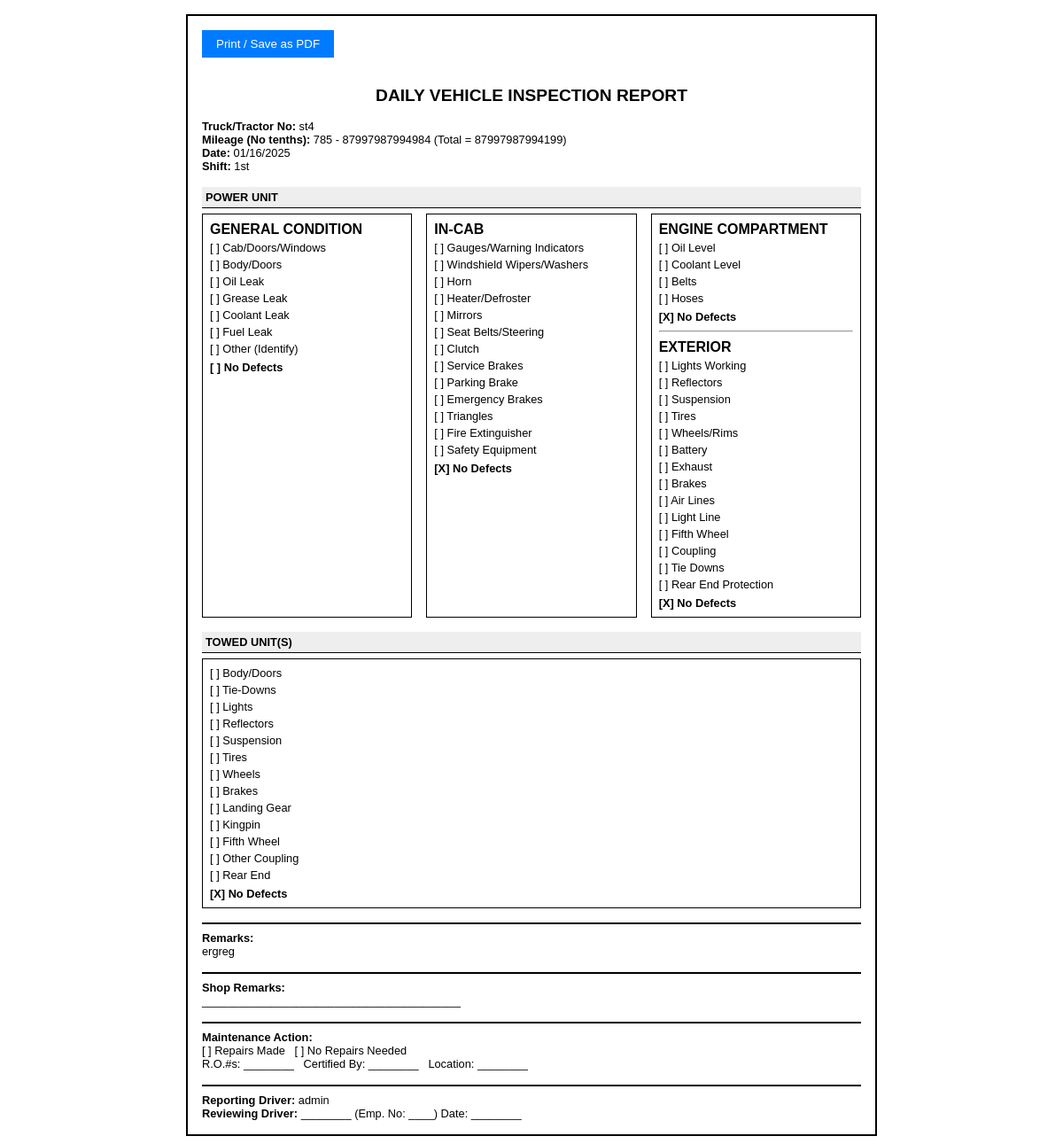
Screenshot of /pretrip_printable/4 (signed in) with the database file from the repository.
### lacksdrivers.py (models this page shows, shortened)
class PreTrip(db.Model):
    __tablename__ = "pretrip"
    id = db.Column(db.Integer, primary_key=True)
    user_id = db.Column(db.Integer, db.ForeignKey("user.id"), nullable=False)
    truck_number = db.Column(db.String(50))
    trailer_number = db.Column(db.String(50))
    pretrip_date = db.Column(db.Date, default=date.today)
    shift = db.Column(db.String(10))
    start_mileage = db.Column(db.Integer)
    truck_type = db.Column(db.String(20))
    oil_system_status = db.Column(db.String(20))
    tires_ok = db.Column(db.Boolean, default=False)
    tires_status = db.Column(db.String(50))
    cab_doors_windows = db.Column(db.Boolean, default=False)
    body_doors = db.Column(db.Boolean, default=False)
    oil_leak = db.Column(db.Boolean, default=False)
    grease_leak = db.Column(db.Boolean, default=False)
    coolant_leak = db.Column(db.Boolean, default=False)
    fuel_leak = db.Column(db.Boolean, default=False)
    gc_no_defects = db.Column(db.Boolean, default=False)
    gauges_warning = db.Column(db.Boolean, default=False)
    wipers = db.Column(db.Boolean, default=False)
    horn = db.Column(db.Boolean, default=False)
    heater_defroster = db.Column(db.Boolean, default=False)
    mirrors = db.Column(db.Boolean, default=False)
    seat_belts_steering = db.Column(db.Boolean, default=False)
    clutch = db.Column(db.Boolean, default=False)
    service_brakes = db.Column(db.Boolean, default=False)
    parking_brake = db.Column(db.Boolean, default=False)
    emergency_brakes = db.Column(db.Boolean, default=False)
    triangles = db.Column(db.Boolean, default=False)
    fire_extinguisher = db.Column(db.Boolean, default=False)
    safety_equipment = db.Column(db.Boolean, default=False)
    incab_no_defects = db.Column(db.Boolean, default=False)
    oil_level = db.Column(db.Boolean, default=False)
    coolant_level = db.Column(db.Boolean, default=False)
    belts = db.Column(db.Boolean, default=False)
    hoses = db.Column(db.Boolean, default=False)
    ec_no_defects = db.Column(db.Boolean, default=False)
    lights_working = db.Column(db.Boolean, default=False)
    reflectors = db.Column(db.Boolean, default=False)
    suspension = db.Column(db.Boolean, default=False)
    tires = db.Column(db.Boolean, default=False)
    wheels_rims = db.Column(db.Boolean, default=False)
    battery = db.Column(db.Boolean, default=False)
    exhaust = db.Column(db.Boolean, default=False)
    brakes = db.Column(db.Boolean, default=False)
    air_lines = db.Column(db.Boolean, default=False)
    light_line = db.Column(db.Boolean, default=False)
    fifth_wheel = db.Column(db.Boolean, default=False)
    coupling = db.Column(db.Boolean, default=False)
    tie_downs = db.Column(db.Boolean, default=False)
    rear_end_protection = db.Column(db.Boolean, default=False)
    exterior_no_defects = db.Column(db.Boolean, default=False)
    towed_bodydoors = db.Column(db.Boolean, default=False)
    towed_tiedowns = db.Column(db.Boolean, default=False)
    towed_lights = db.Column(db.Boolean, default=False)
    towed_reflectors = db.Column(db.Boolean, default=False)
    towed_suspension = db.Column(db.Boolean, default=False)
    towed_tires = db.Column(db.Boolean, default=False)
    towed_wheels = db.Column(db.Boolean, default=False)
    towed_brakes = db.Column(db.Boolean, default=False)
    towed_landing_gear = db.Column(db.Boolean, default=False)
    towed_kingpin = db.Column(db.Boolean, default=False)
    towed_fifthwheel = db.Column(db.Boolean, default=False)
    towed_othercoupling = db.Column(db.Boolean, default=False)
    towed_rearend = db.Column(db.Boolean, default=False)
    towed_no_defects = db.Column(db.Boolean, default=False)
    damage_report = db.Column(db.Text)
    created_at = db.Column(db.DateTime, default=datetime.utcnow)
    updated_at = db.Column(db.DateTime, onupdate=datetime.utcnow)
    posttrip = db.relationship("PostTrip", uselist=False, backref="pretrip")

class PostTrip(db.Model):
    __tablename__ = "posttrip"
    id = db.Column(db.Integer, primary_key=True)
    pretrip_id = db.Column(db.Integer, db.ForeignKey("pretrip.id"), nullable=False)
    end_mileage = db.Column(db.Integer, nullable=True)
    remarks = db.Column(db.Text, nullable=True)
    miles_driven = db.Column(db.Integer, nullable=True)
    created_at = db.Column(db.DateTime, default=datetime.utcnow)
    updated_at = db.Column(db.DateTime, onupdate=datetime.utcnow)

class User(db.Model, UserMixin):
    __tablename__ = "user"
    id = db.Column(db.Integer, primary_key=True)
    username = db.Column(db.String(64), unique=True, nullable=False)
    email = db.Column(db.String(120), unique=True, nullable=False)
    password_hash = db.Column(db.String(128))
    role = db.Column(db.String(20), default="driver")  # "driver" or "management"
    tasks = db.relationship("Task", backref="assigned_user", lazy="dynamic")
    driver_logs = db.relationship("DriverLog", backref="driver", lazy="dynamic")
    pretrips = db.relationship("PreTrip", backref="driver", lazy="dynamic")
    chat_messages = db.relationship("ChatMessage", backref="user", lazy="dynamic")

### lacksdrivers.py (the view)
@app.route("/pretrip_printable/<int:pretrip_id>")
@login_required
def pretrip_printable(pretrip_id):
    pt = PreTrip.query.get_or_404(pretrip_id)
    if current_user.role == "driver" and pt.user_id != current_user.id:
        flash("Not authorized to print another driver's PreTrip!", "danger")
        return redirect(url_for("list_pretrips"))
    ephemeral_driver = session.get("reviewing_driver")
    ephemeral_date = session.get("reviewing_date")
    return render_template(
        "pretrip_printable.html",
        pretrip=pt,
        ephemeral_driver=ephemeral_driver,
        ephemeral_date=ephemeral_date
    )

### lacksdrivers.py (called while the page is built)
@app.context_processor
def inject_plant_addresses():
    return dict(PLANT_ADDRESSES=PLANT_ADDRESSES)

@login_manager.user_loader
def load_user(user_id):
    return User.query.get(int(user_id))

### templates/pretrip_printable.html (shortened to what this page needs)
<!DOCTYPE html>
<html>
<head>
</head>
<body>
<div class="print-container">
  <button class="print-btn" onclick="window.print()">Print / Save as PDF</button>
  <h2>Daily Vehicle Inspection Report</h2>
  <p>
    <strong>Truck/Tractor No:</strong> {{ pretrip.truck_number or "" }}<br>
    <strong>Mileage (No tenths):</strong>
    {% if pretrip.posttrip and pretrip.posttrip.end_mileage %}
      {{ pretrip.start_mileage or 0 }} - {{ pretrip.posttrip.end_mileage }}
      (Total = {{
         (pretrip.posttrip.end_mileage - pretrip.start_mileage)
         if (pretrip.start_mileage and pretrip.posttrip.end_mileage)
         else 0
      }})
    {% else %}
      {{ pretrip.start_mileage or 0 }}
    {% endif %}
    <br>
    <strong>Date:</strong>
    {% if pretrip.pretrip_date %}
      {{ pretrip.pretrip_date.strftime("%m/%d/%Y") }}
    {% else %}
      --
    {% endif %}
    <br>
    <strong>Shift:</strong> {{ pretrip.shift }}
  </p>
  <div class="section-header">Power Unit</div>
  <div class="flex-row">
    <div class="column">
      <h4>General Condition</h4>
      <div class="checkbox-line">
        [{{ "X" if pretrip.cab_doors_windows else " " }}] Cab/Doors/Windows
      </div>
      <div class="checkbox-line">
        [{{ "X" if pretrip.body_doors else " " }}] Body/Doors
      </div>
      <div class="checkbox-line">
        [{{ "X" if pretrip.oil_leak else " " }}] Oil Leak
      </div>
      <div class="checkbox-line">
        [{{ "X" if pretrip.grease_leak else " " }}] Grease Leak
      </div>
      <div class="checkbox-line">
        [{{ "X" if pretrip.coolant_leak else " " }}] Coolant Leak
      </div>
      <div class="checkbox-line">
        [{{ "X" if pretrip.fuel_leak else " " }}] Fuel Leak
      </div>
      <div class="checkbox-line">[ ] Other (Identify)</div>
      <div class="no-defects">
        [{{ "X" if pretrip.gc_no_defects else " " }}] No Defects
      </div>
    </div>
    <div class="column">
      <h4>In-Cab</h4>
      <div class="checkbox-line">
        [{{ "X" if pretrip.gauges_warning else " " }}] Gauges/Warning Indicators
      </div>
      <div class="checkbox-line">
        [{{ "X" if pretrip.wipers else " " }}] Windshield Wipers/Washers
      </div>
      <div class="checkbox-line">
        [{{ "X" if pretrip.horn else " " }}] Horn
      </div>
      <div class="checkbox-line">
        [{{ "X" if pretrip.heater_defroster else " " }}] Heater/Defroster
      </div>
      <div class="checkbox-line">
        [{{ "X" if pretrip.mirrors else " " }}] Mirrors
      </div>
      <div class="checkbox-line">
        [{{ "X" if pretrip.seat_belts_steering else " " }}] Seat Belts/Steering
      </div>
      <div class="checkbox-line">
        [{{ "X" if pretrip.clutch else " " }}] Clutch
      </div>
      <div class="checkbox-line">
        [{{ "X" if pretrip.service_brakes else " " }}] Service Brakes
      </div>
      <div class="checkbox-line">
        [{{ "X" if pretrip.parking_brake else " " }}] Parking Brake
      </div>
      <div class="checkbox-line">
        [{{ "X" if pretrip.emergency_brakes else " " }}] Emergency Brakes
      </div>
      <div class="checkbox-line">
        [{{ "X" if pretrip.triangles else " " }}] Triangles
      </div>
      <div class="checkbox-line">
        [{{ "X" if pretrip.fire_extinguisher else " " }}] Fire Extinguisher
      </div>
      <div class="checkbox-line">
        [{{ "X" if pretrip.safety_equipment else " " }}] Safety Equipment
      </div>
      <div class="no-defects">
        [{{ "X" if pretrip.incab_no_defects else " " }}] No Defects
      </div>
    </div>
    <div class="column">
      <h4>Engine Compartment</h4>
      <div class="checkbox-line">
        [{{ "X" if pretrip.oil_level else " " }}] Oil Level
      </div>
      <div class="checkbox-line">
        [{{ "X" if pretrip.coolant_level else " " }}] Coolant Level
      </div>
      <div class="checkbox-line">
        [{{ "X" if pretrip.belts else " " }}] Belts
      </div>
      <div class="checkbox-line">
        [{{ "X" if pretrip.hoses else " " }}] Hoses
      </div>
      <div class="no-defects">
        [{{ "X" if pretrip.ec_no_defects else " " }}] No Defects
      </div>
      <hr style="margin:8px 0;">
      <h4>Exterior</h4>
      <div class="checkbox-line">
        [{{ "X" if pretrip.lights_working else " " }}] Lights Working
      </div>
      <div class="checkbox-line">
        [{{ "X" if pretrip.reflectors else " " }}] Reflectors
      </div>
      <div class="checkbox-line">
        [{{ "X" if pretrip.suspension else " " }}] Suspension
      </div>
      <div class="checkbox-line">
        [{{ "X" if pretrip.tires else " " }}] Tires
      </div>
      <div class="checkbox-line">
        [{{ "X" if pretrip.wheels_rims else " " }}] Wheels/Rims
      </div>
      <div class="checkbox-line">
        [{{ "X" if pretrip.battery else " " }}] Battery
      </div>
      <div class="checkbox-line">
        [{{ "X" if pretrip.exhaust else " " }}] Exhaust
      </div>
      <div class="checkbox-line">
        [{{ "X" if pretrip.brakes else " " }}] Brakes
      </div>
      <div class="checkbox-line">
        [{{ "X" if pretrip.air_lines else " " }}] Air Lines
      </div>
      <div class="checkbox-line">
        [{{ "X" if pretrip.light_line else " " }}] Light Line
      </div>
      <div class="checkbox-line">
        [{{ "X" if pretrip.fifth_wheel else " " }}] Fifth Wheel
      </div>
      <div class="checkbox-line">
        [{{ "X" if pretrip.coupling else " " }}] Coupling
      </div>
      <div class="checkbox-line">
        [{{ "X" if pretrip.tie_downs else " " }}] Tie Downs
      </div>
      <div class="checkbox-line">
        [{{ "X" if pretrip.rear_end_protection else " " }}] Rear End Protection
      </div>
      <div class="no-defects">
        [{{ "X" if pretrip.exterior_no_defects else " " }}] No Defects
      </div>
    </div>
  </div>
  <div class="section-header">Towed Unit(s)</div>
  <div style="border:1px solid #000; padding:0.5rem;">
    <div class="checkbox-line">
      [{{ "X" if pretrip.towed_bodydoors else " " }}] Body/Doors
    </div>
    <div class="checkbox-line">
      [{{ "X" if pretrip.towed_tiedowns else " " }}] Tie-Downs
    </div>
    <div class="checkbox-line">
      [{{ "X" if pretrip.towed_lights else " " }}] Lights
    </div>
    <div class="checkbox-line">
      [{{ "X" if pretrip.towed_reflectors else " " }}] Reflectors
    </div>
    <div class="checkbox-line">
      [{{ "X" if pretrip.towed_suspension else " " }}] Suspension
    </div>
    <div class="checkbox-line">
      [{{ "X" if pretrip.towed_tires else " " }}] Tires
    </div>
    <div class="checkbox-line">
      [{{ "X" if pretrip.towed_wheels else " " }}] Wheels
    </div>
    <div class="checkbox-line">
      [{{ "X" if pretrip.towed_brakes else " " }}] Brakes
    </div>
    <div class="checkbox-line">
      [{{ "X" if pretrip.towed_landing_gear else " " }}] Landing Gear
    </div>
    <div class="checkbox-line">
      [{{ "X" if pretrip.towed_kingpin else " " }}] Kingpin
    </div>
    <div class="checkbox-line">
      [{{ "X" if pretrip.towed_fifthwheel else " " }}] Fifth Wheel
    </div>
    <div class="checkbox-line">
      [{{ "X" if pretrip.towed_othercoupling else " " }}] Other Coupling
    </div>
    <div class="checkbox-line">
      [{{ "X" if pretrip.towed_rearend else " " }}] Rear End
    </div>
    <div class="no-defects">
      [{{ "X" if pretrip.towed_no_defects else " " }}] No Defects
    </div>
  </div>
  <div class="remarks-block">
    <strong>Remarks:</strong><br>
    {{ pretrip.damage_report or "" }}
  </div>
  <div class="remarks-block">
    <strong>Shop Remarks:</strong><br>
    _________________________________________
  </div>
  <div class="remarks-block">
    <strong>Maintenance Action:</strong><br>
    [ ] Repairs Made &nbsp; [ ] No Repairs Needed <br>
    R.O.#s: ________ &nbsp; Certified By: ________ &nbsp; Location: ________
  </div>
  <div class="remarks-block">
    <strong>Reporting Driver:</strong> {{ current_user.username if current_user else "" }}<br>
    <strong>Reviewing Driver:</strong> ________ (Emp. No: ____) Date: ________
  </div>
</div>
</body>
</html>

### templates/pretrip_printable.html (style rules this page uses)
body { font-family: Arial, sans-serif; margin: 0; padding: 1rem; background: #fff; color: #000; font-size: 0.8rem; }
.print-container { width: 100%; max-width: 780px; margin: 0 auto; border: 2px solid #000; padding: 1rem; box-sizing: border-box; }
.print-btn { margin-bottom: 1rem; padding: 8px 16px; background: #007bff; color: #fff; border: none; cursor: pointer; }
h2 { text-align: center; margin-bottom: 1rem; text-transform: uppercase; }
.section-header { background: #eee; border-bottom: 1px solid #000; font-weight: bold; padding: 4px; margin: 1rem 0 6px 0; text-transform: uppercase; }
.flex-row { display: flex; gap: 1rem; justify-content: space-between; }
.column { flex: 1; border: 1px solid #000; padding: 0.5rem; box-sizing: border-box; min-height: 320px; }
.column h4 { margin-top: 0; text-transform: uppercase; font-size: 1rem; margin-bottom: 4px; }
.checkbox-line { margin-bottom: 4px; word-wrap: break-word; max-width: 95%; }
.no-defects { margin-top: 6px; font-weight: bold; }
.remarks-block { border-top: 2px solid #000; margin-top: 1rem; padding-top: 0.5rem; }

### rows the page displays
PreTrip: truck_number "st4", start_mileage "785", start_mileage.end_mileage "87997987994199", pretrip_date "01/16/2025", shift "1st", incab_no_defects "X", ec_no_defects "X", exterior_no_defects "X", towed_no_defects "X", damage_report "ergreg"
PostTrip: posttrip.end_mileage "87997987994984"
User: username "admin"
